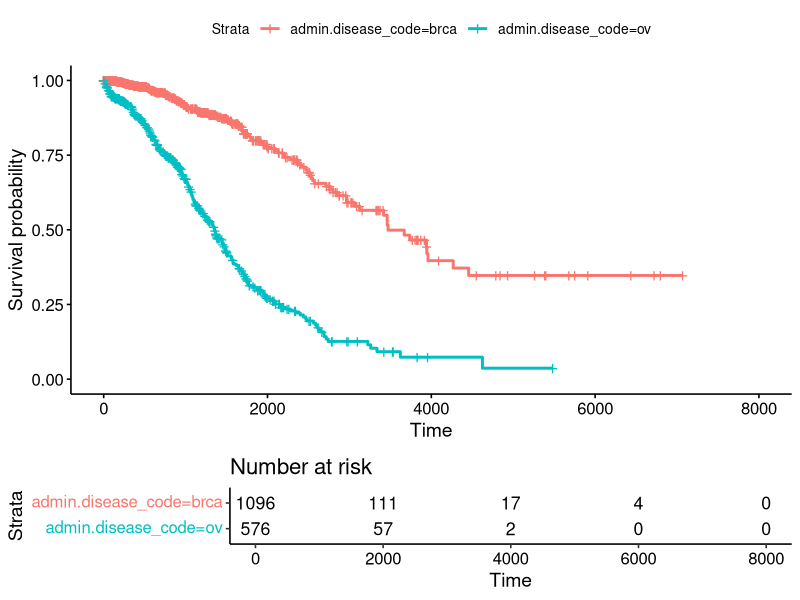
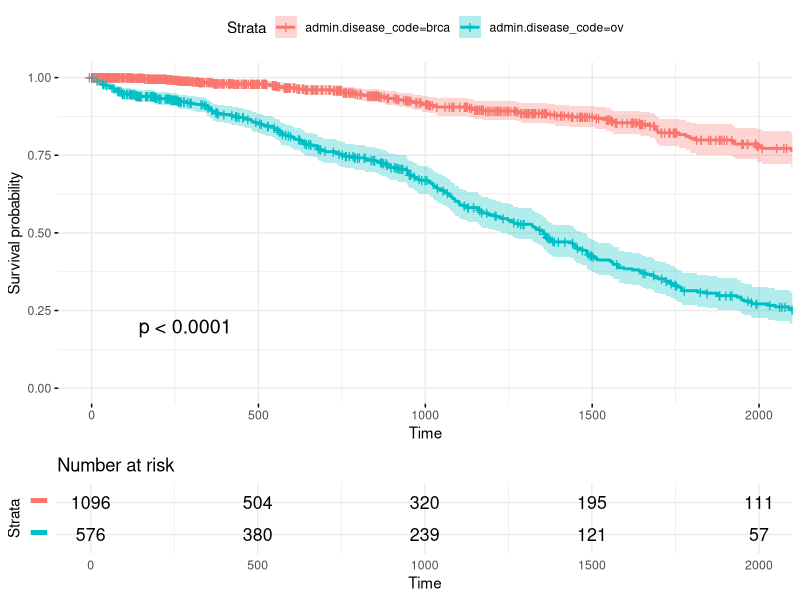
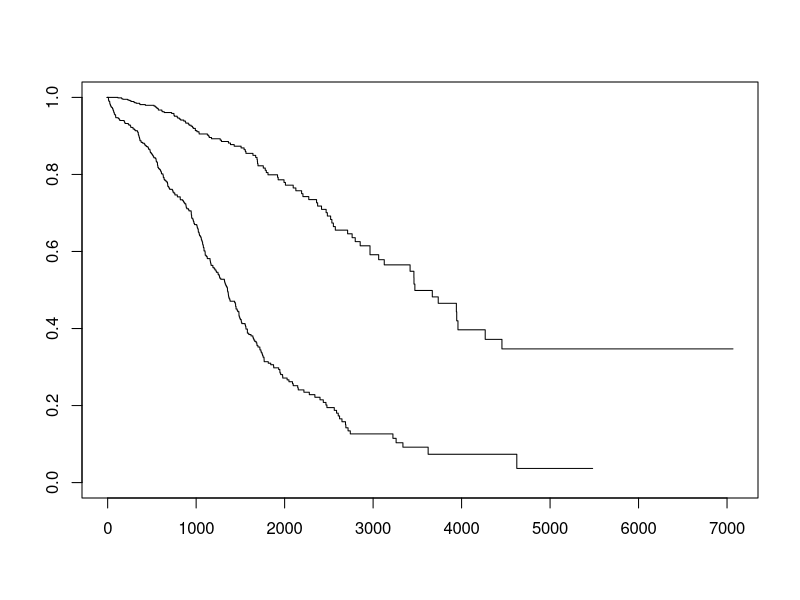
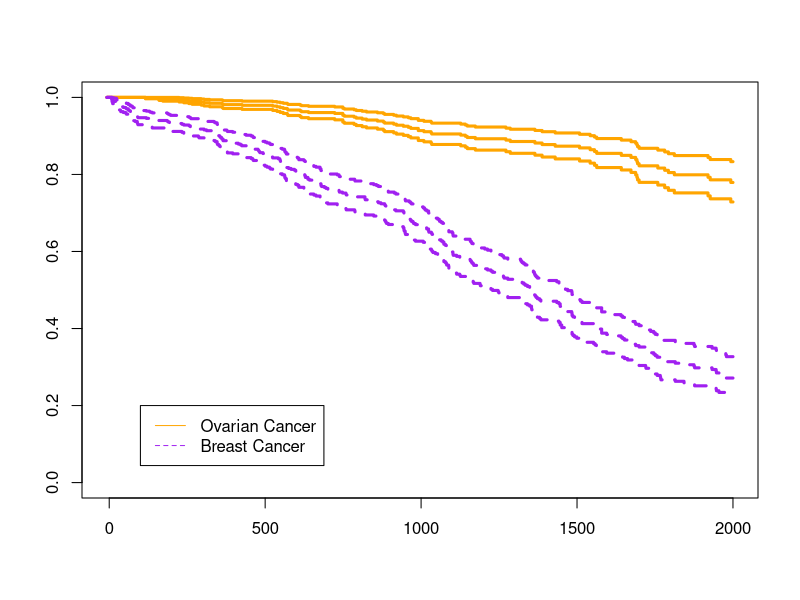

The R script that drew these images, in order: (Note: this script raises an error after producing the figures.)
## ---- chunk 1
library(knitr)
opts_chunk$set(
	comment = "",
	fig.width = 12, 
	message = FALSE,
	warning = FALSE,
	tidy.opts = list(
		keep.blank.line = TRUE,
		width.cutoff = 150
		),
	options(width = 150),
	eval = TRUE
)
## ---- chunk 2
library(survminer)
data(BRCAOV.survInfo)
library(survival)
fit <- survfit(Surv(times, patient.vital_status) ~ admin.disease_code,
               data = BRCAOV.survInfo)
ggsurvplot(fit, data = BRCAOV.survInfo, risk.table = TRUE)
## ---- chunk 3
ggsurvplot(
   fit,                     # survfit object with calculated statistics.
   data = BRCAOV.survInfo,  # data used to fit survival curves. 
   risk.table = TRUE,       # show risk table.
   pval = TRUE,             # show p-value of log-rank test.
   conf.int = TRUE,         # show confidence intervals for 
                            # point estimaes of survival curves.
   xlim = c(0,2000),        # present narrower X axis, but not affect
                            # survival estimates.
   break.time.by = 500,     # break X axis in time intervals by 500.
   ggtheme = theme_minimal(), # customize plot and risk table with a theme.
 risk.table.y.text.col = T, # colour risk table text annotations.
  risk.table.y.text = FALSE # show bars instead of names in text annotations
                            # in legend of risk table
)
## ---- chunk 4
plot(fit) # base
## ---- chunk 5
plot(fit, col=c("orange","purple"), lty=c(1:2), lwd=3, # base with some customization
     conf.int = TRUE, xmax = 2000)
# add a legend
legend(100, .2, c("Ovarian Cancer", "Breast Cancer"), 
       lty = c(1:2), col=c("orange","purple"))
## ---- chunk 6
# install.packages('survMisc')
library(survMisc)
survMisc:::autoplot.survfit(fit) # no customization

## ---- chunk 7
survMisc:::autoplot.survfit( # with some hard customization
   fit,
   type = "fill",
   pVal=TRUE
) -> fit.survMisc 
fit.survMisc$table <- fit.survMisc$table +
   theme_minimal() + # theme(legend.position = "top")
   coord_cartesian(xlim = c(0,2000))
fit.survMisc$plot <- fit.survMisc$plot +
   theme_minimal() + 
   coord_cartesian(xlim = c(0,2000))
survMisc:::print.tableAndPlot(fit.survMisc)
